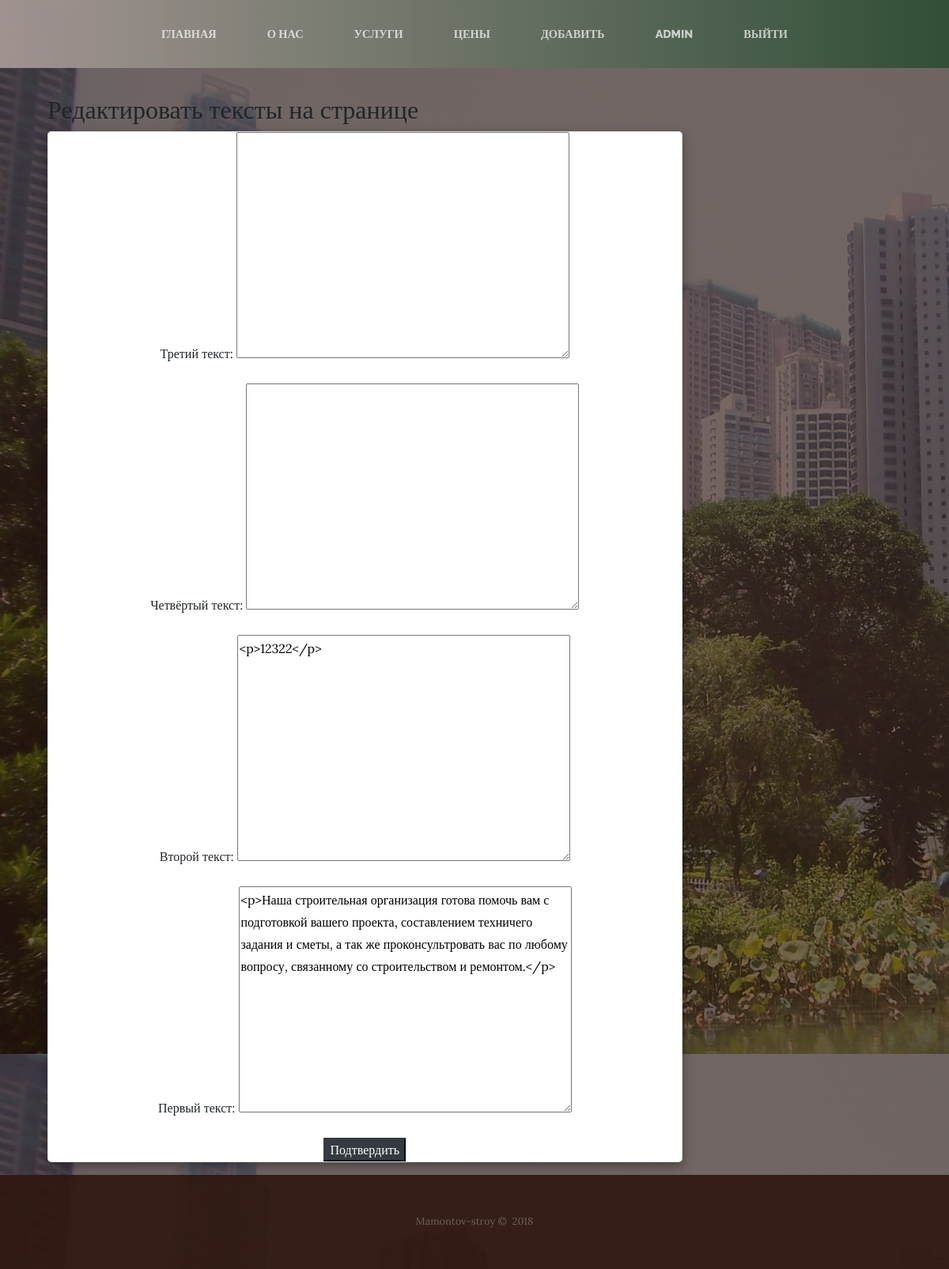
/text_edit/Главная/1/ (signed in), run on the app's committed database.
### main/models.py (models this page shows, shortened)
class Post(models.Model):
    title_name = models.ManyToManyField(Post_Category,
    related_name='post',)
    text_one = RichTextField( db_index=True, null=True, blank=True,)
    text_second = RichTextField(db_index=True, null=True, blank=True)
    text_third = RichTextField(db_index=True, null=True,  blank=True)
    text_four = RichTextField(db_index=True, null=True,  blank=True)

### users/decorators.py (the view)
        def wrapper_func(request, *args, **kwargs):
            group = None
            if request.user.groups.exists():
                group=request.user.groups.all()[0].name
            if group  in allowed_roles:
                return view_func(request, *args, **kwargs)
            return redirect('index')

### main/forms.py
class Text_editor(ModelForm):
    class Meta:
        model = Post
        fields = { 'text_one', 'text_second', "text_third", "text_four"}
        labels = {
            "text_one": "Первый текст",
            "text_second": "Второй текст",
            "text_third": "Третий текст",
            "text_four": "Четвёртый текст",
        }

### main/views.py (called while the page is built)
@login_required
@allowed_users(allowed_roles=['managers'])
def text_edit(request, id, title):
    product = get_object_or_404(Post, id=id, title_name=id)
    prod = get_object_or_404(Post, id=id)
    form_2 = Text_editor(request.POST or None, instance=product)
    if request.method == "POST":
        if form_2.is_valid():
            form_2.save()
            return redirect('/')
    return render(request, 'category_post_enter.html', {"form_2": form_2, "product": product, "prod": prod})

### main/templates/category_post_enter.html (shortened to what this page needs)
{% extends "base.html" %}
{% load static %}
{% load crispy_forms_tags %}
{% block content %}
<div class="container">
<div class="col-md-9 col-sm-9 col-lg-9 ">
    <h2>Редактировать тексты на странице {{prod.title}}</h2>
<div class="card text-center text-black mb-3" style="box-shadow: 0 4px 8px 0 rgba(0, 0, 0, 0.2), 0 6px 20px 0 rgba(0, 0, 0, 0.19);
-webkit-box-shadow: 0 4px 8px 0 rgba(0, 0, 0, 0.2), 0 6px 20px 0 rgba(0, 0, 0, 0.19);
-moz-box-shadow: 0 4px 8px 0 rgba(0, 0, 0, 0.2), 0 6px 20px 0 rgba(0, 0, 0, 0.19);
border-radius: 5px;" id='total-orders'>
        <form method="POST" enctype="multipart/form-data">
            {{form_2.as_p}}
            <button type="submit" class="btn-dark">Подтвердить</button>
        </form>
</div>
</div>
</div>
{% endblock %}

### main/templates/nav.html (shortened to what this page needs)
{% load static%}
    <nav class="navbar navbar-light navbar-expand-lg fixed-top py-lg-4" id="mainNav">
        <div class="container">
            <div class="collapse navbar-collapse" id="navbarResponsive">
            <ul class="nav navbar-nav mx-auto">
                <li class="nav-item" role="presentation"><a class="nav-link" href="{% url 'index' %}">Главная</a></li>
                <li class="nav-item" role="presentation"><a class="nav-link" href="{% url 'about-name' %}">О нас</a></li>
                <li class="nav-item" role="presentation"><a class="nav-link" href="{% url 'uslugi' %}">услуги</a></li>
                <li class="nav-item" role="presentation"><a class="nav-link" href="{% url 'prices' %}">Цены</a></li>
                {% if user.is_authenticated %}
                {% if request.user.is_staff %}
                <li class="nav-item" role="presentation"><a class="nav-link" href="{% url 'prices_enter' %}">Добавить</a></li>
                {% endif %}
                <li class="nav-item" role="presentation"><a class="nav-link" href="/admin/">{{user.username}}</a></li>
                <li class="nav-item" role="presentation"><a class="nav-link" href="{% url 'logout' %}">Выйти</a></li>
                {%else%}
                <li class="nav-item" role="presentation"><a class="nav-link" href="{% url 'login' %}">Войти</a></li>
                {% endif %}
            </ul>
        </div>
    </div>
</nav>

### data on the page
Post: text_second "<p>12322</p>", text_one "<p>Наша строительная организация готова помочь вам с подготовкой вашего проекта, составлением техничего задания и сметы, а так же проконсультровать вас по любому вопросу, связанному со строительством и ремонтом.</p>"

### other printed values
{{ user.username }} "ADMIN"
